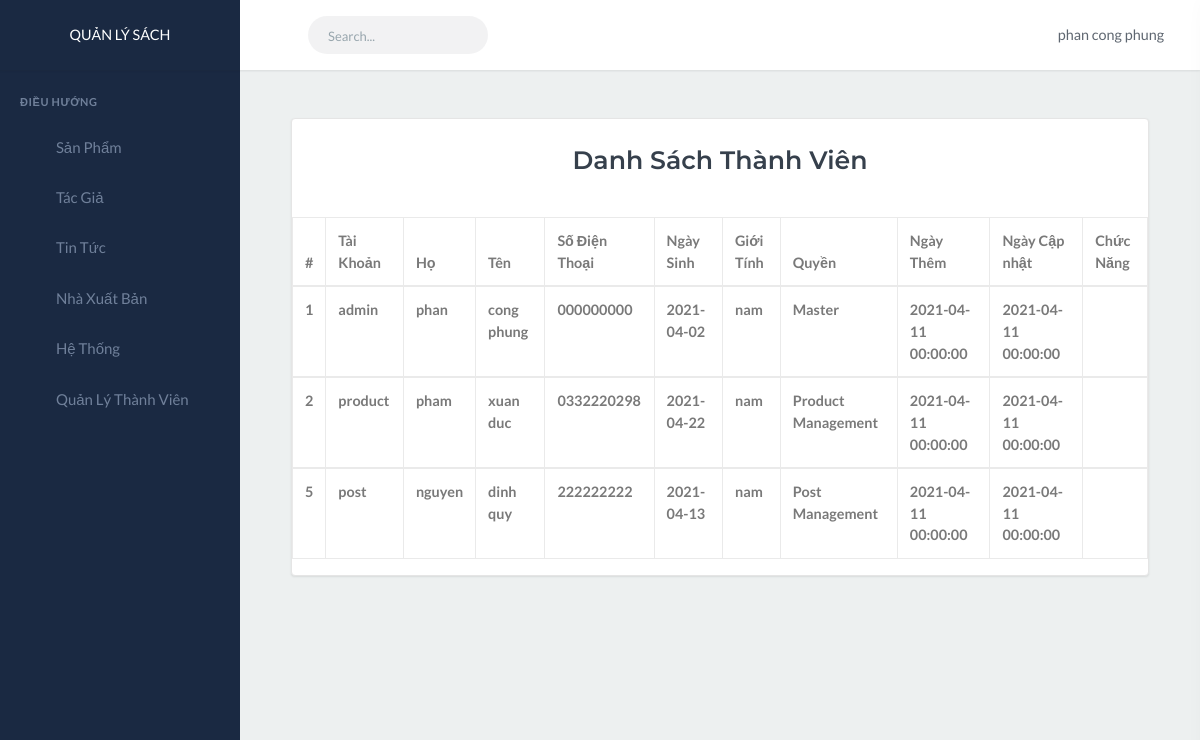
Page /?action=userlist (signed in) on the committed database.
### tables this page shows
CREATE TABLE `user` (
  `id` int(9) NOT NULL,
  `username` varchar(255) NOT NULL,
  `password` varchar(255) NOT NULL,
  `avatar` varchar(255) NOT NULL,
  `firstName` varchar(255) NOT NULL,
  `lastName` varchar(255) NOT NULL,
  `gender` varchar(255) NOT NULL,
  `phone` varchar(255) NOT NULL,
  `birthday` date NOT NULL,
  `id_role` int(9) NOT NULL,
  `created_at` datetime NOT NULL,
  `updated_at` datetime NOT NULL
);

### views/admin/AdminView.php (called while the page is built, shortened)
<?php
class AdminView
{
    public function userlist()
    {
        require_once("templates/admin/users/userlist.php");
    }
}

### controllers/AdminController.php (called while the page is built, shortened)
<?php
class AdminController
{
    public function userlist()
    {
        require_once('views/admin/AdminView.php');
        $loginView = new AdminView();
        $loginView->userlist();
    }
}

### templates/admin/users/userlist.php (the view, shortened to what this page needs)
<?php include_once('templates/admin/layouts/header.php'); ?>
<div class="content-page">
    <div class="content">
        <div class="row">
            <div class="col-12 mx-auto p-5">
                <div class="card">
                    <div class="card-title text-center p-3 mx-auto">
                        <h3 class="font-weight-bold"> Danh Sách Thành Viên</h3>
                    </div>
                    <table class="table table-bordered">
                        <thead>
                            <tr>
                                <th>#</th>
                                <th>Tài Khoản</th>
                                <th>Họ </th>
                                <th>Tên</th>
                                <th>Số Điện Thoại</th>
                                <th>Ngày Sinh</th>
                                <th>Giới Tính</th>
                                <th>Quyền</th>
                                <th>Ngày Thêm</th>
                                <th>Ngày Cập nhật</th>
                                <th>Chức Năng</th>
                            </tr>
                        </thead>
                        <?php
                        $host = 'localhost';
                        $dbname = 'qlbansach';
                        $user = 'root';
                        $pass = '';
                        $conn = new PDO('mysql:host=' . $host . ';dbname=' . $dbname, $user, $pass);
                        $conn->setAttribute(PDO::ATTR_ERRMODE, PDO::ERRMODE_EXCEPTION);
                        $query = "SELECT * FROM user";
                        $result = $conn->query($query);
                        ?>
                        <?php foreach ($result as $users) : ?>
                        <tbody>
                            <tr>
                                <th><?= $users['id'] ?></th>
                                <th><?= $users['username'] ?></th>
                                <th><?= $users['firstName'] ?></th>
                                <th><?= $users['lastName'] ?></th>
                                <th><?= $users['phone'] ?></th>
                                <th><?= $users['birthday'] ?></th>
                                <th><?= $users['gender'] ?></th>
                                <th> <?php
                                            if ($users['id_role'] == 1) {
                                                echo 'Master';
                                            } else if ($users['id_role'] == 2) {
                                                echo 'Product Management';
                                            } else if ($users['id_role'] == 3) {
                                                echo 'Post Management';
                                            } else {
                                                echo 'user';
                                            }
                                            ?></th>
                                <th><?= $users['created_at'] ?></th>
                                <th><?= $users['updated_at'] ?></th>
                                <th>
                                    <a href="?action=fixuserId=<?= $users['id'] ?> "><i style="margin-left: 20px;"
                                            class="fa fa-edit" aria-hidden="true"></i></a>
                                    <a onclick="return confirm('Bạn có muốn xóa?')"
                                        href="templates/admin/users/delete.php?deleteId=<?= $users['id'] ?>">
                                        <i style="margin-left: 10px;" class="fa fa-trash" aria-hidden="true"></i></a>
                                </th>
                            </tr>
                        </tbody>
                        <?php endforeach; ?>
                    </table>
                </div>
            </div>
        </div>
    </div>
</div>
<?php include_once('templates/admin/layouts/footer.php'); ?>

### rows in the picture
user: id "1", username "admin", firstName "phan", lastName "cong phung", phone "000000000", birthday "2021-04-02", gender "nam", shows "Master", created_at "2021-04-11 00:00:00", updated_at "2021-04-11 00:00:00"
user: id "2", username "product", firstName "pham", lastName "xuan duc", phone "0332220298", birthday "2021-04-22", gender "nam", shows "Product Management", created_at "2021-04-11 00:00:00", updated_at "2021-04-11 00:00:00"
user: id "5", username "post", firstName "nguyen", lastName "dinh quy", phone "222222222", birthday "2021-04-13", gender "nam", shows "Post Management", created_at "2021-04-11 00:00:00", updated_at "2021-04-11 00:00:00"

### other values in the picture
$_SESSION['admin'][0]['firstName'] "phan"
$_SESSION['admin'][0]['lastName'] "cong phung"
